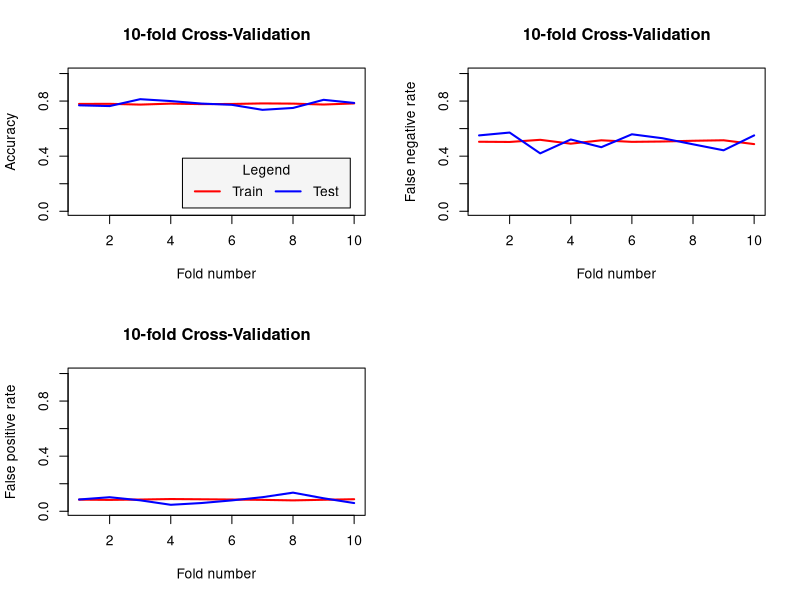

Source code (R):
# Author: Lionel Fillatre
# Lecture: Data Valorization

library('e1071')

#---------------------------------------------- 
data(Titanic) # load the data set
df<-as.data.frame(Titanic)  # Convert into a data frame

#----------------------------------------------
numberPassengers <- sum(df$Freq) # Number of passengers

numberPassengersSurvived <- sum(df[df$Survived == 'Yes',]$Freq) # Number of survival passengers
priorSurvived <- numberPassengersSurvived / numberPassengers # Prior for passengers survival
priorNotSurvived <- 1-priorSurvived

# Replicate the records to obtain a full data set: one passenger=one record
dfrep <- data.frame(Class = rep(df$Class, df$Freq),
                       Sex = rep(df$Sex, df$Freq),
                       Age = rep(df$Age, df$Freq),
                       Survived = rep(df$Survived, df$Freq)
                       )

# Just to verify the code, we compare the numerical values to the ones computed by "naiveBayes" built-in function.
# Fitting the Naive Bayes model
Naive_Bayes_Model=naiveBayes(Survived ~., data=dfrep)
# What does the model say? Print the model summary
Naive_Bayes_Model
# Prediction on the dataset
NB_Predictions=predict(Naive_Bayes_Model,dfrep)
# Confusion matrix to check accuracy
print(table(NB_Predictions,dfrep$Survived))



# Function to retrieve a row of a dataframe
rows = function(x) lapply(seq_len(nrow(x)), function(i) lapply(x,"[",i))

# ===============================================================
# Function Naive Bayes Test
naiveBayesDV <- function(dfrepTrain,dfTest){
  #---------------------------------------------- 
  # Train the model
  #
  priorYes <- dim(dfrepTrain[dfrepTrain$Survived=='Yes',])[1] / dim(dfrepTrain)[1] # Prior for passengers survival within the training data set
  priorNo <- 1-priorYes
  table.Prior <- as.table(cbind(priorNo,priorYes))
  colnames(table.Prior) <- c("No","Yes")
  rownames(table.Prior) <- c("")
  names(attributes(table.Prior)$dimnames) <- c("Survived","")
  
  
  # Estimation of the feature distribution, assuming independence between features
  dfrepTrainYes <- dfrepTrain[dfrepTrain$Survived=='Yes',] # surival training passengers
  dfrepTrainNo <- dfrepTrain[dfrepTrain$Survived=='No',] # surival testing passengers
  
  
  # Distribution of feature 'Class'
  tableClassYes <- table(dfrepTrainYes$Class)/dim(dfrepTrainYes)[1]
  tableClassNo <- table(dfrepTrainNo$Class)/dim(dfrepTrainNo)[1]
  table.Class<-as.table(rbind(tableClassNo,tableClassYes))
  rownames(table.Class) <- c("No", "Yes")
  names(attributes(table.Class)$dimnames) <- c("Survived","Class")
  
  # Distribution of feature 'Sex'
  tableSexYes <- table(dfrepTrainYes$Sex)/dim(dfrepTrainYes)[1]
  tableSexNo <- table(dfrepTrainNo$Sex)/dim(dfrepTrainNo)[1]
  table.Sex<-as.table(rbind(tableSexNo,tableSexYes))
  rownames(table.Sex) <- c("No", "Yes")
  names(attributes(table.Sex)$dimnames) <- c("Survived","Sex")
  
  # Distribution of feature 'Age'
  tableAgeYes <- table(dfrepTrainYes$Age)/dim(dfrepTrainYes)[1]
  tableAgeNo <- table(dfrepTrainNo$Age)/dim(dfrepTrainNo)[1]
  table.Age<-as.table(rbind(tableAgeNo,tableAgeYes))
  rownames(table.Age) <- c("No", "Yes")
  names(attributes(table.Age)$dimnames) <- c("Survived","Age")
  
  # Convert tables into dataframes
  dfPrior <- as.data.frame(table.Prior)
  dfClass <- as.data.frame(table.Class)
  dfAge <- as.data.frame(table.Age)
  dfSex <- as.data.frame(table.Sex)
  
  # Classify the train samples
  vectorDecision <- c()
  labelsNoYes <- c("No","Yes")
  for (dfrow in rows(dfrepTrain)) {
    passClass <- dfrow$Class  
    passAge <- dfrow$Age
    passSurvived <- dfrow$Survived
    passSex <- dfrow$Sex
    c<-dfClass[dfClass$Class==passClass,]
    a<-dfAge[dfAge$Age==passAge,]
    s<-dfSex[dfSex$Sex==passSex,]
    proba <- c$Freq*a$Freq*s$Freq*dfPrior$Freq # compute the probability to take the decision

    passDecision <- labelsNoYes[which.max(proba)]
    vectorDecision <- c(vectorDecision, passDecision)
  }
  
  # Classify the test samples
  vectorDecisionTest <- c()
  for (dfrow in rows(dfTest)) {
    passClass <- dfrow$Class  
    passAge <- dfrow$Age
    passSurvived <- dfrow$Survived
    passSex <- dfrow$Sex
    c<-dfClass[dfClass$Class==passClass,]
    a<-dfAge[dfAge$Age==passAge,]
    s<-dfSex[dfSex$Sex==passSex,]
    proba <- c$Freq*a$Freq*s$Freq*dfPrior$Freq
    passDecision <- labelsNoYes[which.max(proba)]
    vectorDecisionTest <- c(vectorDecisionTest, passDecision)
  }  

  # Compute the confusion matrices
  trainLabels <- dfrepTrain[,"Survived"]
  testLabels <- dfTest[,"Survived"]
  CMtrain <- table(factor(vectorDecision),trainLabels)
  CMtest <- table(factor(vectorDecisionTest),testLabels)
  
  output <- list(CMtrain,CMtest)

  return(output)
}

#----------------------------------------------
# Main code for the k-folds

# Define the folds
n_folds <- 10 # number of folds
folds_i <- sample(rep(1:n_folds, length.out = numberPassengers)) # generate the folds

# Initialization of the outputs
accuracy <- matrix(NA, nrow = n_folds, ncol = 1)
sensitivity <- matrix(NA, nrow = n_folds, ncol = 1)
specificity <- matrix(NA, nrow = n_folds, ncol = 1)

accuracy_test <- matrix(NA, nrow = n_folds, ncol = 1)
sensitivity_test <- matrix(NA, nrow = n_folds, ncol = 1)
specificity_test <- matrix(NA, nrow = n_folds, ncol = 1)

for (k in 1:n_folds) {
  test_i <- which(folds_i == k)
  
  # Prepare the fold datasets (train and test)
  trainfold <- dfrep[-test_i, ]
  testfold <- dfrep[test_i, ]
  
  N_k <- naiveBayesDV(trainfold,testfold)
  print(N_k)
  CM_k_train <- N_k[[1]]
  CM_k_test <- N_k[[2]]
  sensitivity[k] <- CM_k_train[2,2]/(CM_k_train[1,2]+CM_k_train[2,2]) # true positive rate
  specificity[k] <- CM_k_train[1,1]/(CM_k_train[1,1]+CM_k_train[2,1]) # true negative rate
  accuracy[k] <- (CM_k_train[1,1]+CM_k_train[2,2])/sum(CM_k_train) # accuracy
  
  sensitivity_test[k] <- CM_k_test[2,2]/(CM_k_test[1,2]+CM_k_test[2,2]) # true positive rate
  specificity_test[k] <- CM_k_test[1,1]/(CM_k_test[1,1]+CM_k_test[2,1]) # true negative rate
  accuracy_test[k] <- (CM_k_test[1,1]+CM_k_test[2,2])/sum(CM_k_test) # accuracy
  
}  

# Mean and variance of the results
sensitivity.mean <- mean(sensitivity)
sensitivity.std <- sd(sensitivity)

specificity.mean <- mean(specificity)
specificity.std <- sd(specificity)

accuracy.mean <- mean(accuracy)
accuracy.std <- sd(accuracy)


msg1 <- sprintf("\nAccuracy over the train folds: mean = %0.3f, std = %0.3f", accuracy.mean, accuracy.std)
msg2 <- sprintf("\nSpecificity over the train folds: mean = %0.3f, std = %0.3f", specificity.mean, specificity.std)
msg3 <- sprintf("\nSensitivity over the train folds: mean = %0.3f, std = %0.3f", sensitivity.mean, sensitivity.std)
cat(msg1)
cat(msg2)
cat(msg3)

msg1 <- sprintf("\n\nAccuracy over the test folds: mean = %0.3f, std = %0.3f", mean(accuracy_test), sd(accuracy_test))
msg2 <- sprintf("\nSpecificity over the test folds: mean = %0.3f, std = %0.3f", mean(specificity_test), sd(specificity_test))
msg3 <- sprintf("\nSensitivity over the test folds: mean = %0.3f, std = %0.3f", mean(sensitivity_test), sd(sensitivity_test))

cat(msg1)
cat(msg2)
cat(msg3)

#----------------------------------------------
# Plot the results

# Plot the accuracy, the false negative rate and the false positive rate
par(mfrow = c(2, 2)) # plot the results on the same figure

plot(seq(1,n_folds), accuracy, 
     type = "l", lwd = 2, col = "red", 
     ylab = "Accuracy", xlab = "Fold number", 
     main = paste0(n_folds, "-fold Cross-Validation"), 
     ylim = c(0.01, 1) 
)
lines(seq(1,n_folds),accuracy_test,col="blue",lwd = 2)

# Add legend to plot 
legend("bottomright", 
       inset=.05, 
       cex = 1, 
       title="Legend", 
       c("Train","Test"), 
       horiz=TRUE, 
       lty=c(1,1), 
       lwd=c(2,2), 
       col=c("red","blue"), 
       bg="grey96")


plot(seq(1,n_folds), 1-sensitivity, 
     type = "l", lwd = 2, col = "red", 
     ylab = "False negative rate", xlab = "Fold number", 
     main = paste0(n_folds, "-fold Cross-Validation"), 
     ylim = c(0.01, 1) 
)
lines(seq(1,n_folds),1-sensitivity_test,col="blue",lwd = 2)

plot(seq(1,n_folds), 1-specificity, 
     type = "l", lwd = 2, col = "red", 
     ylab = "False positive rate", xlab = "Fold number", 
     main = paste0(n_folds, "-fold Cross-Validation"), 
     ylim = c(0.01, 1) 
)
lines(seq(1,n_folds),1-specificity_test,col="blue",lwd = 2)


